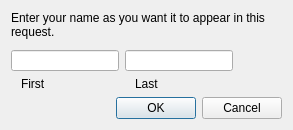
<?xml version="1.0" encoding="UTF-8"?>
<ui version="4.0">
 <class>Dialog</class>
 <widget class="QDialog" name="Dialog">
  <property name="geometry">
   <rect>
    <x>0</x>
    <y>0</y>
    <width>293</width>
    <height>130</height>
   </rect>
  </property>
  <property name="windowTitle">
   <string>Change Name</string>
  </property>
  <property name="windowIcon">
   <iconset>
    <normaloff>resources/cyuf.png</normaloff>resources/cyuf.png</iconset>
  </property>
  <layout class="QVBoxLayout" name="verticalLayout_2">
   <item>
    <layout class="QVBoxLayout" name="verticalLayout">
     <item>
      <widget class="QLabel" name="label">
       <property name="font">
        <font>
         <weight>50</weight>
         <bold>false</bold>
        </font>
       </property>
       <property name="text">
        <string>Enter your name as you want it to appear in this request.</string>
       </property>
       <property name="wordWrap">
        <bool>true</bool>
       </property>
      </widget>
     </item>
     <item>
      <spacer name="verticalSpacer_2">
       <property name="orientation">
        <enum>Qt::Vertical</enum>
       </property>
       <property name="sizeType">
        <enum>QSizePolicy::Minimum</enum>
       </property>
       <property name="sizeHint" stdset="0">
        <size>
         <width>20</width>
         <height>5</height>
        </size>
       </property>
      </spacer>
     </item>
     <item>
      <layout class="QFormLayout" name="formLayout">
       <property name="fieldGrowthPolicy">
        <enum>QFormLayout::ExpandingFieldsGrow</enum>
       </property>
       <property name="labelAlignment">
        <set>Qt::AlignJustify|Qt::AlignVCenter</set>
       </property>
       <item row="0" column="0">
        <widget class="QLineEdit" name="fname">
         <property name="sizePolicy">
          <sizepolicy hsizetype="Maximum" vsizetype="Fixed">
           <horstretch>0</horstretch>
           <verstretch>0</verstretch>
          </sizepolicy>
         </property>
        </widget>
       </item>
       <item row="0" column="1">
        <widget class="QLineEdit" name="lname">
         <property name="sizePolicy">
          <sizepolicy hsizetype="Maximum" vsizetype="Fixed">
           <horstretch>0</horstretch>
           <verstretch>0</verstretch>
          </sizepolicy>
         </property>
        </widget>
       </item>
       <item row="1" column="0">
        <widget class="QLabel" name="label_2">
         <property name="sizePolicy">
          <sizepolicy hsizetype="Preferred" vsizetype="Preferred">
           <horstretch>0</horstretch>
           <verstretch>0</verstretch>
          </sizepolicy>
         </property>
         <property name="text">
          <string>First</string>
         </property>
         <property name="indent">
          <number>10</number>
         </property>
        </widget>
       </item>
       <item row="1" column="1">
        <widget class="QLabel" name="label_3">
         <property name="text">
          <string>Last</string>
         </property>
         <property name="indent">
          <number>10</number>
         </property>
        </widget>
       </item>
      </layout>
     </item>
    </layout>
   </item>
   <item>
    <spacer name="verticalSpacer">
     <property name="orientation">
      <enum>Qt::Vertical</enum>
     </property>
     <property name="sizeHint" stdset="0">
      <size>
       <width>20</width>
       <height>40</height>
      </size>
     </property>
    </spacer>
   </item>
   <item>
    <widget class="QDialogButtonBox" name="buttonBox">
     <property name="orientation">
      <enum>Qt::Horizontal</enum>
     </property>
     <property name="standardButtons">
      <set>QDialogButtonBox::Cancel|QDialogButtonBox::Ok</set>
     </property>
    </widget>
   </item>
  </layout>
 </widget>
 <resources/>
 <connections>
  <connection>
   <sender>buttonBox</sender>
   <signal>accepted()</signal>
   <receiver>Dialog</receiver>
   <slot>accept()</slot>
   <hints>
    <hint type="sourcelabel">
     <x>248</x>
     <y>254</y>
    </hint>
    <hint type="destinationlabel">
     <x>157</x>
     <y>274</y>
    </hint>
   </hints>
  </connection>
  <connection>
   <sender>buttonBox</sender>
   <signal>rejected()</signal>
   <receiver>Dialog</receiver>
   <slot>reject()</slot>
   <hints>
    <hint type="sourcelabel">
     <x>316</x>
     <y>260</y>
    </hint>
    <hint type="destinationlabel">
     <x>286</x>
     <y>274</y>
    </hint>
   </hints>
  </connection>
 </connections>
</ui>
